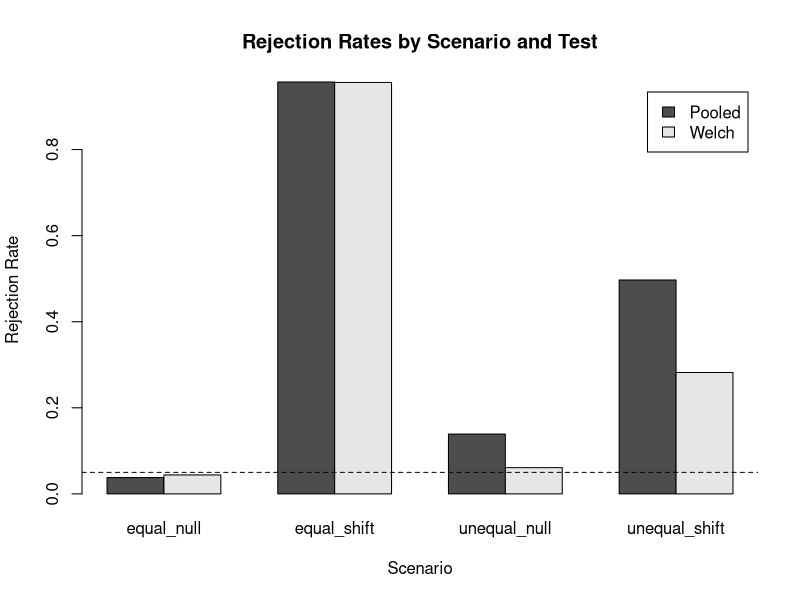

The R source for this figure:
install.packages(c(
  "dplyr",
  "tidyr",
  "tibble",
  "readr",
  "stringr",
  "forcats",
  "purrr"
))

library(dplyr); library(tidyr); library(tibble)
library(readr); library(stringr); library(forcats); library(purrr)

sales_raw <- tibble(
  sale_id = 1:8,
  customer_id = c("C1", "C2", "C1", "C3", "C2", "C4", "C5", "C2"),
  item_raw = c(" Pen", "PEN ", "Notebook", " pen ",
               "FOLDER", "Folder ", " ERASER ", "pen"),
  amount_raw = c("$10.00", "$20.00", NA, "$15.00",
                 "$30.00", "$25.00", NA, "$20.00"),
  discount_raw = c("0%", "10%", "5%", "0%", "20%", "10%", "0%", "0%"),
  code_raw = c("ST-101", "ON-102", "ST-103", "ON-104",
               "bad", "ST-106", "ON-107X", "on-108"),
  tags = c("gift;urgent", "online", "gift", "member",
           "online;member", "gift", "member", "gift;member")
)

sales_clean <- sales_raw |>
  mutate(
    item_clean = str_to_lower(str_squish(item_raw)),
    amount = parse_number(amount_raw),
    discount_rate = parse_number(discount_raw) / 100,
    net_amount = amount * (1 - discount_rate),
    size = case_when(
      is.na(net_amount) ~ "unrecorded",
      net_amount >= 20 ~ "large",
      TRUE ~ "small"
    )
  )

sales_clean |>
  select(
    sale_id,
    item_clean,
    amount,
    discount_rate,
    net_amount,
    size
  )

# Output
# sale_id item_clean amount discount_rate net_amount size      
# <int> <chr>       <dbl>         <dbl>      <dbl> <chr>     
# 1       1 pen            10          0          10   small     
# 2       2 pen            20          0.1        18   small     
# 3       3 notebook       NA          0.05       NA   unrecorded
# 4       4 pen            15          0          15   small     
# 5       5 folder         30          0.2        24   large     
# 6       6 folder         25          0.1        22.5 large     
# 7       7 eraser         NA          0          NA   unrecorded
# 8       8 pen            20          0          20   large  

# item_clean removes extra spaces and makes all item names lowercase.
# parse_number() removes symbols such as $ and % and extracts the numbers.
# discount_rate is divided by 100 so that it is stored as a proportion.
# Missing amount values remain missing, so their net_amount is also NA.


sales_codes <- sales_clean |>
  mutate(
    code_clean = str_to_upper(str_trim(code_raw)),
    valid_code = str_detect(
      code_clean,
      "^(ST|ON)-\\d{3}$"
    )
  )

invalid_codes <- sales_codes |>
  filter(!valid_code) |> 
  select(sale_id, code_raw, code_clean)
invalid_codes

valid_code_parts <- sales_codes |>
  filter(valid_code) |> 
  select(sale_id, code_clean) |>
  separate_wider_delim(
    code_clean,
    delim = "-",
    names = c("channel", "number")
  )
valid_code_parts

sale_tags <- sales_clean |>
  select(sale_id, tags) |>
  separate_longer_delim(
    tags,
    delim = ";"
  )
sale_tags

# Output
# sale_id code_raw code_clean
# <int> <chr>    <chr>     
# 1       5 bad      BAD       
# 2       7 ON-107X  ON-107X   
# sale_id channel number
# <int> <chr>   <chr> 
# 1       1 ST      101   
# 2       2 ON      102   
# 3       3 ST      103   
# 4       4 ON      104   
# 5       6 ST      106   
# 6       8 ON      108   
# sale_id tags  
# <int> <chr> 
# 1       1 gift  
# 2       1 urgent
# 3       2 online
# 4       3 gift  
# 5       4 member
# 6       5 online
# 7       5 member
# 8       6 gift  
# 9       7 member
# 10       8 gift  
# 11       8 member
# separate_wider_delim() splits one value into multiple columns, while separate_longer_delim() splits one value into multiple rows.

customer_summary <- sales_clean |>
  summarise(
    sales_n = n(),
    known_n = sum(!is.na(net_amount)),
    large_n = sum(net_amount >= 20, na.rm = TRUE),
    large_share = if_else(
      known_n == 0,
      NA_real_,
      large_n / known_n
    ),
    .by = customer_id
  ) |>
  arrange(customer_id)
customer_summary

sales_factors <- sales_clean |>
  mutate(
    item_factor = fct_infreq(factor(item_clean)),
    item_group = fct_lump_n(
      factor(item_clean),
      n = 2,
      other_level = "Other"
    )
  )
levels(sales_factors$item_factor)
levels(sales_factors$item_group)

sales_factors |>
  count(item_factor)

sales_factors |>
  count(item_group)

# Output
# customer_id sales_n known_n large_n large_share
# <chr>         <int>   <int>   <int>       <dbl>
# 1 C1                2       1       0       0    
# 2 C2                3       3       2       0.667
# 3 C3                1       1       0       0    
# 4 C4                1       1       1       1    
# 5 C5                1       0       0      NA    
# For C1, the numerator of large_share is 0 because none of C1's known sales have a net amount of at least 20.
# The denominator is 1 because C1 has one known net amount.
# Therefore C1's large_share is 0 / 1 = 0.


reports_raw <- tibble(
  form = c("A", "A", "A", "B", "B", "B"),
  line = c(1, 2, 3, 1, 2, 3),
  customer_id = c("C1", NA, "C2", "C3", NA, "C4"),
  round = c(1, 3, 1, 1, 2, 1),
  primary_amount = c(10,-999, 20, NA, 0, 30),
  backup_amount = c(NA, 15, 25, NA, 99, NA)
)
customers <- tibble(
  customer_id = c("C1", "C2", "C3", "C5"),
  region = c("North", "South", NA, "West")
)

reports_labeled <- reports_raw |>
  arrange(form, line) |>
  group_by(form) |>
  fill(customer_id, .direction = "down") |>
  ungroup()

reports_labeled


reports_clean <- reports_labeled |>
  mutate(
    primary_clean = na_if(primary_amount, -999),
    amount = coalesce(primary_clean, backup_amount)
  )

reports_clean |>
  select(
    form,
    line,
    customer_id,
    round,
    primary_amount,
    backup_amount,
    amount
  )

reports_complete <- reports_clean |>
  select(customer_id, round, amount) |>
  mutate(recorded_row = TRUE) |>
  complete(
    customer_id,
    round = 1:3,
    fill = list(recorded_row = FALSE)
  )

reports_complete


original_rows <- sum(reports_complete$recorded_row)
added_rows <- sum(!reports_complete$recorded_row)

missing_before <- sum(is.na(reports_clean$amount))
missing_after <- sum(is.na(reports_complete$amount))

original_rows
added_rows
missing_before
missing_after

#Output
# form   line customer_id round primary_amount backup_amount amount
# <chr> <dbl> <chr>       <dbl>          <dbl>         <dbl>  <dbl>
# 1 A         1 C1              1             10            NA     10
# 2 A         2 C1              3           -999            15     15
# 3 A         3 C2              1             20            25     20
# 4 B         1 C3              1             NA            NA     NA
# 5 B         2 C3              2              0            99      0
# 6 B         3 C4              1             30            NA     30
# coalesce() uses primary_clean whenever it contains a real value. It uses backup_amount only when primary_clean is missing.
# Therefore a recorded zero is preserved because 0 is a valid value and is not considered missing.

# An explicit missing amount is C3, round 1. The report exists, but its amount is NA.
#An implicit missing row is C1, round 2. There was no row for that customer-round combination before complete(). complete() creates the missing customer-round combinations but leaves their amounts as NA.

customer_id_check <- customers |>
  summarise(
    missing_ids = sum(is.na(customer_id)),
    duplicate_ids = sum(duplicated(customer_id))
  )

customer_id_check

# missing_ids duplicate_ids
# <int>         <int>
#   1           0             0

duplicate_customer_rounds <- reports_clean |>
  count(customer_id, round) |>
  filter(n > 1)

duplicate_customer_rounds

customers_marked <- customers |>
  mutate(customer_found = TRUE)

reports_joined <- reports_clean |>
  left_join(
    customers_marked,
    by = join_by(customer_id),
    relationship = "many-to-one",
    na_matches = "never"
  ) |>
  mutate(
    customer_found = replace_na(customer_found, FALSE)
  )

reports_joined |>
  select(
    customer_id,
    round,
    amount,
    region,
    customer_found
  )

reports_only <- reports_clean |>
  distinct(customer_id) |>
  anti_join(
    customers |>
      distinct(customer_id),
    by = join_by(customer_id),
    na_matches = "never"
  )

reports_only

customers_only <- customers |>
  distinct(customer_id) |>
  anti_join(
    reports_clean |>
      distinct(customer_id),
    by = join_by(customer_id),
    na_matches = "never"
  )

customers_only

# C3 has customer_found = TRUE, meaning a matching customer record exists even though the region itself is missing.
# C4 has customer_found = FALSE, meaning there is no matching customer record at all. Therefore, a missing region alone cannot tell us whether the customer exists in the customers table.


two_sample_t <- function(x, y, equal_var = FALSE, alpha = 0.05) {
  
  nx <- length(x)
  ny <- length(y)
  
  x_bar <- mean(x)
  y_bar <- mean(y)
  
  sx2 <- var(x)
  sy2 <- var(y)
  
  if (equal_var) {
    
    sp2 <- (
      (nx - 1) * sx2 +
        (ny - 1) * sy2
    ) / (nx + ny - 2)
    
    se <- sqrt(
      sp2 * (1 / nx + 1 / ny)
    )
    
    df <- nx + ny - 2
    method <- "Pooled"
    
  } else {
    
    se <- sqrt(
      sx2 / nx +
        sy2 / ny
    )
    
    df <- (
      (sx2 / nx + sy2 / ny)^2
    ) / (
      ((sx2 / nx)^2 / (nx - 1)) +
        ((sy2 / ny)^2 / (ny - 1))
    )
    
    method <- "Welch"
  }
  
  t_stat <- (x_bar - y_bar) / se
  
  p_value <- 2 * pt(
    abs(t_stat),
    df = df,
    lower.tail = FALSE
  )
  
  reject <- p_value < alpha
  
  list(
    method = method,
    t_stat = t_stat,
    df = df,
    p_value = p_value,
    reject = reject
  )
}


x_check <- c(12, 15, 14, 10, 13)
y_check <- c(9, 11, 8, 10, 7, 12, 9, 8)


welch_result <- two_sample_t(
  x_check,
  y_check
)

pooled_result <- two_sample_t(
  x_check,
  y_check,
  equal_var = TRUE
)

welch_result
pooled_result

welch_reference <- t.test(
  x_check,
  y_check,
  var.equal = FALSE
)

pooled_reference <- t.test(
  x_check,
  y_check,
  var.equal = TRUE
)


welch_reference
pooled_reference


welch_comparison <- c(
  t_stat =
    abs(
      welch_result$t_stat -
        unname(welch_reference$statistic)
    ) < 1e-8,
  
  df =
    abs(
      welch_result$df -
        unname(welch_reference$parameter)
    ) < 1e-8,
  
  p_value =
    abs(
      welch_result$p_value -
        welch_reference$p.value
    ) < 1e-8
)

welch_comparison


pooled_comparison <- c(
  t_stat =
    abs(
      pooled_result$t_stat -
        unname(pooled_reference$statistic)
    ) < 1e-8,
  
  df =
    abs(
      pooled_result$df -
        unname(pooled_reference$parameter)
    ) < 1e-8,
  
  p_value =
    abs(
      pooled_result$p_value -
        pooled_reference$p.value
    ) < 1e-8
)

pooled_comparison


# All three Welch comparisons should be TRUE.
# All three pooled comparisons should be TRUE.
# Therefore, the manually constructed function agrees with R's t.test() to within 1e-8 for t-statistic, degrees of freedom, and p-value.


B <- 1000
n_x <- 20
n_y <- 40
alpha <- 0.05

scenarios <- data.frame(
  scenario = c(
    "equal_null",
    "unequal_null",
    "equal_shift",
    "unequal_shift"
  ),
  mean_x = c(0, 0, 0, 0),
  mean_y = c(0, 0, 1, 1),
  sd_x = c(1, 3, 1, 3),
  sd_y = c(1, 1, 1, 1)
)

set.seed(2026)


total_rows <- nrow(scenarios) * B * 2

simulation_results <- data.frame(
  scenario = character(total_rows),
  replicate = integer(total_rows),
  method = character(total_rows),
  t_stat = numeric(total_rows),
  df = numeric(total_rows),
  p_value = numeric(total_rows),
  reject = logical(total_rows),
  stringsAsFactors = FALSE
)


row_index <- 1


for (i in seq_len(nrow(scenarios))) {
  
  for (b in seq_len(B)) {
    
    x_sim <- rnorm(
      n_x,
      mean = scenarios$mean_x[i],
      sd = scenarios$sd_x[i]
    )
    
    y_sim <- rnorm(
      n_y,
      mean = scenarios$mean_y[i],
      sd = scenarios$sd_y[i]
    )
    
    
    welch_test <- two_sample_t(
      x_sim,
      y_sim,
      equal_var = FALSE,
      alpha = alpha
    )
    
    pooled_test <- two_sample_t(
      x_sim,
      y_sim,
      equal_var = TRUE,
      alpha = alpha
    )
    
    
    simulation_results[row_index, ] <- list(
      scenarios$scenario[i],
      b,
      welch_test$method,
      welch_test$t_stat,
      welch_test$df,
      welch_test$p_value,
      welch_test$reject
    )
    
    row_index <- row_index + 1
    
    
    simulation_results[row_index, ] <- list(
      scenarios$scenario[i],
      b,
      pooled_test$method,
      pooled_test$t_stat,
      pooled_test$df,
      pooled_test$p_value,
      pooled_test$reject
    )
    
    row_index <- row_index + 1
  }
}


head(simulation_results, 6)

nrow(simulation_results)

simulation_summary <- simulation_results |>
  summarise(
    mean_t = mean(t_stat),
    sd_t = sd(t_stat),
    rejection_rate = mean(reject),
    .by = c(scenario, method)
  )

simulation_summary


simulation_summary_rounded <- simulation_summary |>
  mutate(
    mean_t = round(mean_t, 3),
    sd_t = round(sd_t, 3),
    rejection_rate = round(rejection_rate, 3)
  )

simulation_summary_rounded

plot_table <- xtabs(
  rejection_rate ~ scenario + method,
  data = simulation_summary
)

barplot(
  t(plot_table),
  beside = TRUE,
  legend.text = TRUE,
  main = "Rejection Rates by Scenario and Test",
  xlab = "Scenario",
  ylab = "Rejection Rate"
)

abline(
  h = 0.05,
  lty = 2
)


# Short Report

# When the population means and variances are equal, both tests have rejection rates that are close to 0.05.
# When the variances are different, Welch's test does a better job of keeping the Type I error under control, while the pooled test can reject too much.
# When the means are different, the rejection rates go up because the tests are more likely to detect the difference.
# Having higher power is not always better if the test is also making too many Type I errors when the null hypothesis is actually true.
